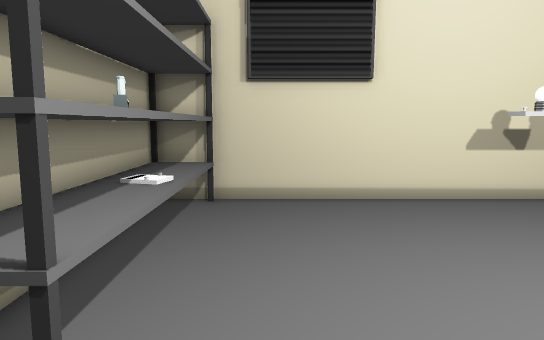
[1] (above)

12 first-person views from a walk through a scene from a Unity 3-D project. The camera is 1.4 m above the floor, tilts 8° down and sees 70° across. The floor is counted in squares, 0.5 m on a side. Each view is taken from the middle of a square. On the plan, view 1 faces up. The plan holds only what a view shows up to about 20 squares ahead; the rest is blank. The player character is not drawn. Some animated figures are left out.

[2]
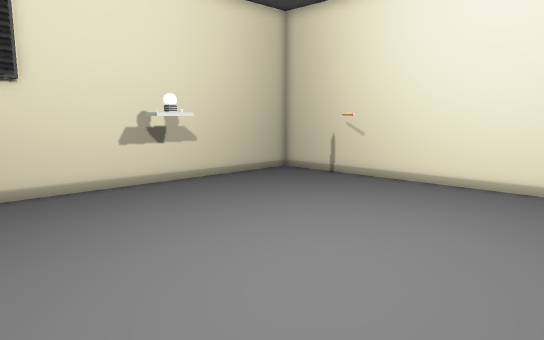

[3]
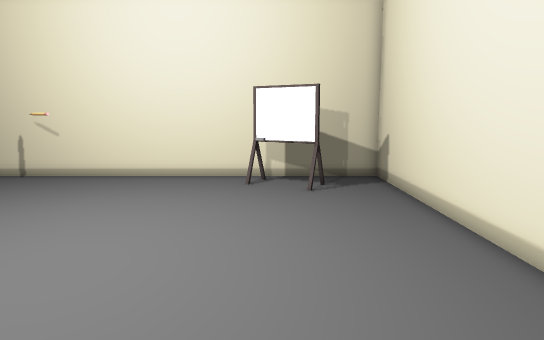

[4]
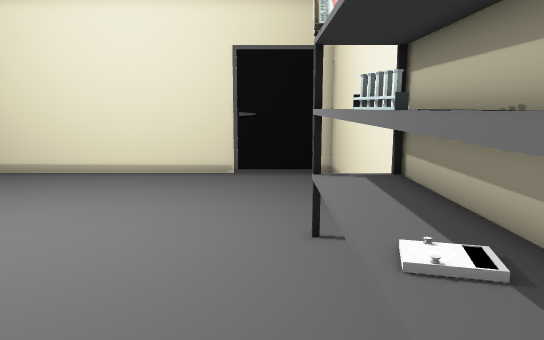

[5]
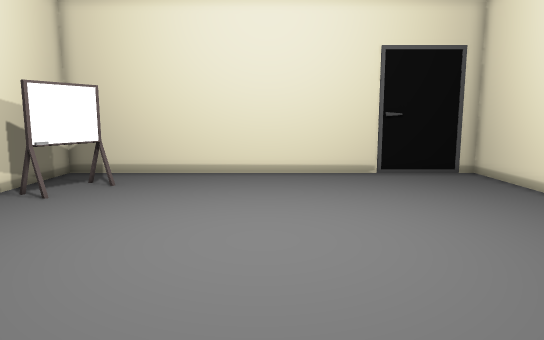

[6]
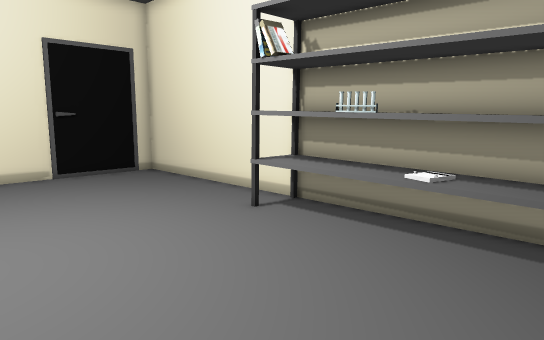

[7]
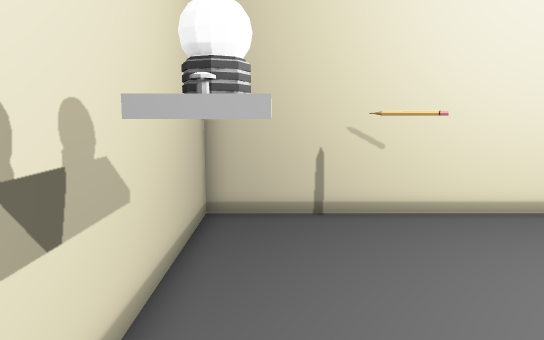

[8]
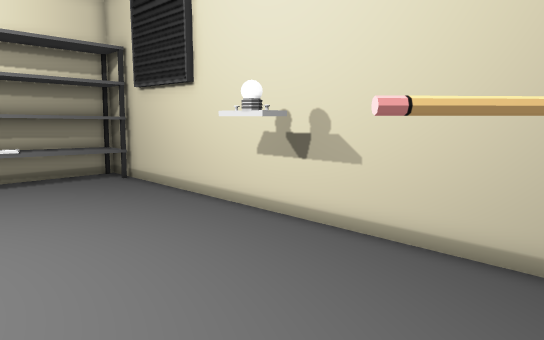

[9]
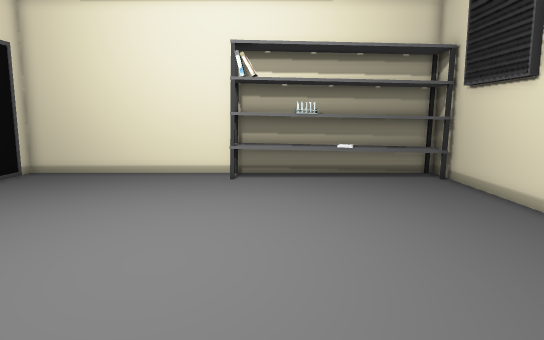

[10]
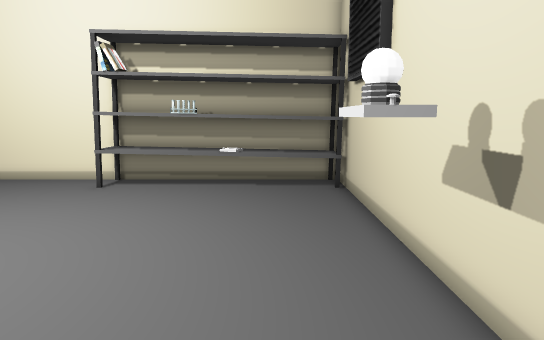

[11]
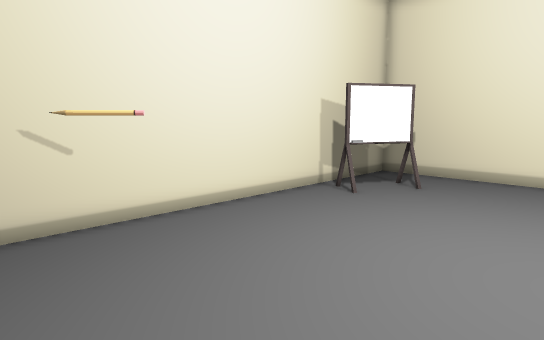

[12]
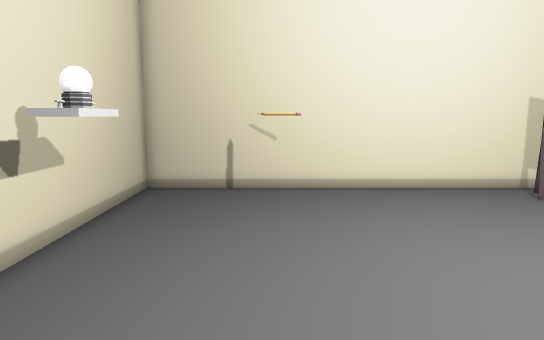

### Floor plan
Points are (right, up) in squares from view 1. A wall is a line through its corners. A room is listed if a view was taken in it or the views show most of it. See-through windows are left out.
Room 1 (views 1, 2, 3, 4, 5, 6, 7, 8, 9, 10, 11, 12)
walls: (-0.2, -6.7) (0.6, -6.7); (-0.4, 12.9) (-3.9, 12.9) (-3.9, -6.9) (-2.9, -6.9); (-0.8, -6.9) (15.9, -6.9) (15.9, 12.9) (2.4, 12.9)
objects: other object (-3, 3) to (-2, 12); other object (7, 11) to (9, 12); other object (13, -4) to (14, -1); other object (14, 7) to (15, 8)

Where each view was taken, in squares from view 1:
view 1: 0 up, 0 right, facing up
view 2: 2 down, 0 right, facing up-right
view 3: 2 down, 2 left, facing right
view 4: 12 up, 1 left, facing down
view 5: 12 up, 6 right, facing down
view 6: 12 up, 6 right, facing down-left
view 7: 11 up, 5 right, facing right
view 8: 5 up, 15 right, facing up-left
view 9: 5 up, 15 right, facing left
view 10: 10 up, 13 right, facing left
view 11: 11 up, 6 right, facing down-right
view 12: 8 up, 1 right, facing right
